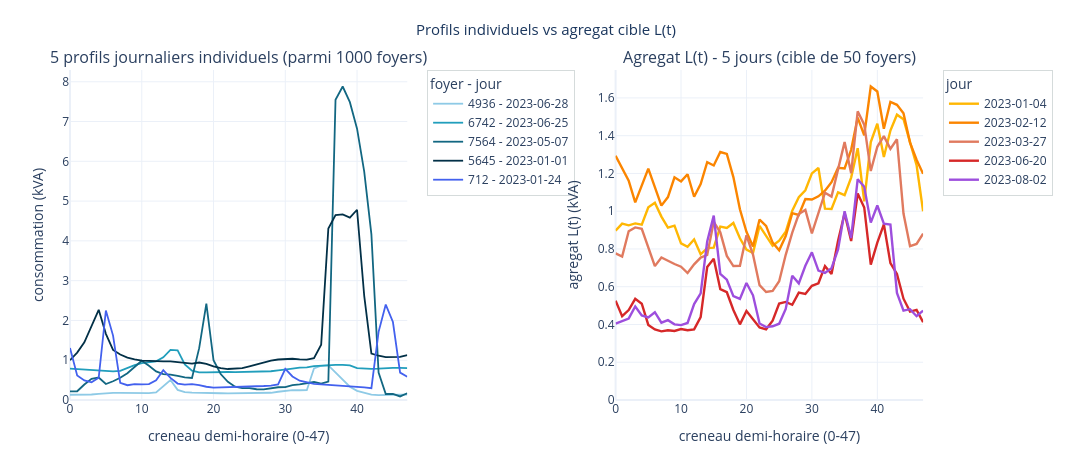

Here is the notebook cell this chart was saved with:
### Markdown cell above
## Profils individuels, agrégats

### Code cell
slots = np.arange(48)
SEED  = 0

prof = df_daily.sample(5, random_state=SEED)
days = df_agg.sample(5, random_state=SEED + 1).sort_index()

n_hh = df_daily.index.get_level_values('household_id').nunique()
fig = make_subplots(
    rows=1, cols=2,
    subplot_titles=(f"5 profils journaliers individuels (parmi {n_hh} foyers)",
                    f"Agregat L(t) - 5 jours (cible de {len(target_users)} foyers)"))

for i, ((hh, d), row) in enumerate(prof.iterrows()):
    fig.add_trace(go.Scatter(x=slots, y=row.values, mode='lines', legend='legend',
                  name=f"{hh} - {pd.to_datetime(d):%Y-%m-%d}",
                  line=dict(color=viz.PALETTE_PROFILS[i], width=1.8)), row=1, col=1)

for i, (d, row) in enumerate(days.iterrows()):
    fig.add_trace(go.Scatter(x=slots, y=row.values, mode='lines', legend='legend2',
                  name=f"{pd.to_datetime(d):%Y-%m-%d}",
                  line=dict(color=viz.PALETTE_AGG[i], width=2.4)), row=1, col=2)

fig.update_xaxes(domain=[0.00, 0.34], title_text="creneau demi-horaire (0-47)", row=1, col=1)
fig.update_xaxes(domain=[0.55, 0.86], title_text="creneau demi-horaire (0-47)", row=1, col=2)
fig.update_yaxes(rangemode='tozero', title_text="consommation (kVA)", row=1, col=1)
fig.update_yaxes(rangemode='tozero', title_text="agregat L(t) (kVA)",  row=1, col=2)
fig.layout.annotations[0].update(x=0.17,  xanchor='center')
fig.layout.annotations[1].update(x=0.705, xanchor='center')
fig.update_layout(
    height=460, width=1300, template='plotly_white',
    title=dict(text="Profils individuels vs agregat cible L(t)", x=0.5,
               font=dict(size=15, color=viz.COLOR_REAL)),
    legend =dict(title='foyer - jour', x=0.36, xanchor='left', y=1, yanchor='top',
                 bgcolor='rgba(255,255,255,0.9)', bordercolor='#d5dbdb', borderwidth=1),
    legend2=dict(title='jour',         x=0.88, xanchor='left', y=1, yanchor='top',
                 bgcolor='rgba(255,255,255,0.9)', bordercolor='#d5dbdb', borderwidth=1),
    margin=dict(t=70, b=60, l=70, r=30))
fig.show()

### Figure 1 — Plotly figure (JSON) as saved in the notebook; plotly's stock layout.template omitted (floating-point values rounded to 4 significant figures)
{"data": [{"legend": "legend", "line": {"color": "#8ecae6", "width": 1.8}, "mode": "lines", "name": "4936 - 2023-06-28", "type": "scatter", "x": [0, 1, 2, 3, 4, 5, 6, 7, 8, 9, 10, 11, 12, 13, 14, 15, 16, 17, 18, 19, 20, 21, 22, 23, 24, 25, 26, 27, 28, 29, 30, 31, 32, 33, 34, 35, 36, 37, 38, 39, 40, 41, 42, 43, 44, 45, 46, 47], "xaxis": "x", "y": [0.1326, 0.129, 0.1336, 0.1381, 0.1522, 0.1705, 0.18, 0.1809, 0.1756, 0.1702, 0.1682, 0.1707, 0.1906, 0.3361, 0.5017, 0.254, 0.199, 0.1876, 0.179, 0.176, 0.1721, 0.1695, 0.1652, 0.1649, 0.165, 0.1654, 0.1674, 0.1723, 0.1818, 0.2077, 0.2329, 0.2485, 0.2449, 0.2468, 0.7922, 0.8605, 0.8691, 0.6926, 0.4972, 0.334, 0.2289, 0.1824, 0.1336, 0.1231, 0.1316, 0.1325, 0.1329, 0.1327], "yaxis": "y"}, {"legend": "legend", "line": {"color": "#219ebc", "width": 1.8}, "mode": "lines", "name": "6742 - 2023-06-25", "type": "scatter", "x": [0, 1, 2, 3, 4, 5, 6, 7, 8, 9, 10, 11, 12, 13, 14, 15, 16, 17, 18, 19, 20, 21, 22, 23, 24, 25, 26, 27, 28, 29, 30, 31, 32, 33, 34, 35, 36, 37, 38, 39, 40, 41, 42, 43, 44, 45, 46, 47], "xaxis": "x", "y": [0.7867, 0.7761, 0.7666, 0.7603, 0.7379, 0.7257, 0.7207, 0.7328, 0.8072, 0.8742, 0.9293, 0.9541, 0.9715, 1.073, 1.259, 1.25, 0.8946, 0.7366, 0.6937, 0.6946, 0.7033, 0.7095, 0.7042, 0.7017, 0.7055, 0.7168, 0.73, 0.7298, 0.7229, 0.7444, 0.7587, 0.7902, 0.8144, 0.8201, 0.85, 0.8654, 0.877, 0.8832, 0.8843, 0.8722, 0.8023, 0.789, 0.7844, 0.787, 0.8008, 0.8064, 0.8064, 0.8001], "yaxis": "y"}, {"legend": "legend", "line": {"color": "#126782", "width": 1.8}, "mode": "lines", "name": "7564 - 2023-05-07", "type": "scatter", "x": [0, 1, 2, 3, 4, 5, 6, 7, 8, 9, 10, 11, 12, 13, 14, 15, 16, 17, 18, 19, 20, 21, 22, 23, 24, 25, 26, 27, 28, 29, 30, 31, 32, 33, 34, 35, 36, 37, 38, 39, 40, 41, 42, 43, 44, 45, 46, 47], "xaxis": "x", "y": [0.2172, 0.22, 0.3893, 0.5329, 0.5651, 0.4025, 0.4713, 0.5604, 0.6721, 0.8329, 0.9879, 0.8602, 0.7182, 0.6514, 0.6385, 0.6035, 0.5661, 0.5527, 1.303, 2.422, 1.002, 0.6535, 0.4571, 0.3351, 0.3009, 0.2985, 0.2705, 0.2695, 0.2964, 0.3202, 0.3247, 0.3732, 0.391, 0.4266, 0.4516, 0.414, 0.4639, 7.546, 7.881, 7.487, 6.821, 5.74, 4.164, 0.6892, 0.1516, 0.1555, 0.0895, 0.1685], "yaxis": "y"}, {"legend": "legend", "line": {"color": "#023047", "width": 1.8}, "mode": "lines", "name": "5645 - 2023-01-01", "type": "scatter", "x": [0, 1, 2, 3, 4, 5, 6, 7, 8, 9, 10, 11, 12, 13, 14, 15, 16, 17, 18, 19, 20, 21, 22, 23, 24, 25, 26, 27, 28, 29, 30, 31, 32, 33, 34, 35, 36, 37, 38, 39, 40, 41, 42, 43, 44, 45, 46, 47], "xaxis": "x", "y": [1.001, 1.192, 1.452, 1.858, 2.268, 1.662, 1.259, 1.143, 1.065, 1.024, 0.9899, 0.9859, 0.9729, 0.9703, 0.9698, 0.9577, 0.9376, 0.916, 0.9419, 0.9097, 0.8459, 0.7988, 0.7788, 0.7838, 0.8004, 0.8455, 0.8932, 0.9456, 0.9913, 1.018, 1.028, 1.037, 1.023, 1.017, 1.053, 1.392, 4.31, 4.649, 4.664, 4.584, 4.783, 2.619, 1.168, 1.113, 1.08, 1.082, 1.086, 1.13], "yaxis": "y"}, {"legend": "legend", "line": {"color": "#4361ee", "width": 1.8}, "mode": "lines", "name": "712 - 2023-01-24", "type": "scatter", "x": [0, 1, 2, 3, 4, 5, 6, 7, 8, 9, 10, 11, 12, 13, 14, 15, 16, 17, 18, 19, 20, 21, 22, 23, 24, 25, 26, 27, 28, 29, 30, 31, 32, 33, 34, 35, 36, 37, 38, 39, 40, 41, 42, 43, 44, 45, 46, 47], "xaxis": "x", "y": [1.31, 0.6157, 0.4918, 0.4442, 0.557, 2.25, 1.619, 0.4316, 0.3717, 0.3963, 0.3929, 0.3994, 0.4966, 0.7492, 0.5539, 0.4131, 0.3874, 0.3999, 0.3749, 0.3332, 0.3111, 0.3153, 0.3254, 0.33, 0.3295, 0.329, 0.3358, 0.3518, 0.3633, 0.3937, 0.7817, 0.5919, 0.4841, 0.4378, 0.4078, 0.3916, 0.3806, 0.3765, 0.3618, 0.3495, 0.3347, 0.3176, 0.297, 1.713, 2.399, 1.961, 0.6886, 0.584], "yaxis": "y"}, {"legend": "legend2", "line": {"color": "#ffb703", "width": 2.4}, "mode": "lines", "name": "2023-01-04", "type": "scatter", "x": [0, 1, 2, 3, 4, 5, 6, 7, 8, 9, 10, 11, 12, 13, 14, 15, 16, 17, 18, 19, 20, 21, 22, 23, 24, 25, 26, 27, 28, 29, 30, 31, 32, 33, 34, 35, 36, 37, 38, 39, 40, 41, 42, 43, 44, 45, 46, 47], "xaxis": "x2", "y": [0.8974, 0.9342, 0.9253, 0.9353, 0.9286, 1.021, 1.045, 0.9715, 0.9133, 0.9237, 0.8297, 0.8112, 0.8501, 0.7719, 0.8047, 0.8066, 0.9185, 0.9111, 0.9375, 0.8565, 0.7966, 0.7785, 0.9224, 0.8699, 0.8167, 0.8439, 0.8909, 1.003, 1.075, 1.111, 1.2, 1.229, 1.013, 1.012, 1.099, 1.085, 1.178, 1.334, 1.052, 1.366, 1.463, 1.287, 1.427, 1.511, 1.487, 1.366, 1.244, 0.9999], "yaxis": "y2"}, {"legend": "legend2", "line": {"color": "#fb8500", "width": 2.4}, "mode": "lines", "name": "2023-02-12", "type": "scatter", "x": [0, 1, 2, 3, 4, 5, 6, 7, 8, 9, 10, 11, 12, 13, 14, 15, 16, 17, 18, 19, 20, 21, 22, 23, 24, 25, 26, 27, 28, 29, 30, 31, 32, 33, 34, 35, 36, 37, 38, 39, 40, 41, 42, 43, 44, 45, 46, 47], "xaxis": "x2", "y": [1.294, 1.226, 1.161, 1.047, 1.138, 1.225, 1.127, 1.03, 1.075, 1.179, 1.158, 1.196, 1.076, 1.144, 1.26, 1.242, 1.314, 1.303, 1.181, 1.01, 0.8908, 0.8132, 0.9557, 0.9221, 0.8336, 0.7927, 0.8681, 0.9897, 0.9802, 1.064, 1.062, 1.079, 1.109, 1.154, 1.23, 1.227, 1.325, 1.496, 1.401, 1.661, 1.634, 1.436, 1.579, 1.563, 1.519, 1.363, 1.272, 1.198], "yaxis": "y2"}, {"legend": "legend2", "line": {"color": "#e07a5f", "width": 2.4}, "mode": "lines", "name": "2023-03-27", "type": "scatter", "x": [0, 1, 2, 3, 4, 5, 6, 7, 8, 9, 10, 11, 12, 13, 14, 15, 16, 17, 18, 19, 20, 21, 22, 23, 24, 25, 26, 27, 28, 29, 30, 31, 32, 33, 34, 35, 36, 37, 38, 39, 40, 41, 42, 43, 44, 45, 46, 47], "xaxis": "x2", "y": [0.7763, 0.7597, 0.8938, 0.9142, 0.9066, 0.8132, 0.709, 0.7547, 0.7355, 0.7204, 0.7063, 0.6725, 0.7185, 0.7543, 0.768, 0.9439, 0.8882, 0.7631, 0.7094, 0.7112, 0.8726, 0.77, 0.6082, 0.5719, 0.5783, 0.6289, 0.7691, 0.8865, 0.9848, 1.006, 0.8829, 0.9851, 1.098, 1.077, 1.23, 1.366, 1.201, 1.529, 1.459, 1.213, 1.341, 1.398, 1.33, 1.381, 0.9876, 0.815, 0.8262, 0.881], "yaxis": "y2"}, {"legend": "legend2", "line": {"color": "#d62828", "width": 2.4}, "mode": "lines", "name": "2023-06-20", "type": "scatter", "x": [0, 1, 2, 3, 4, 5, 6, 7, 8, 9, 10, 11, 12, 13, 14, 15, 16, 17, 18, 19, 20, 21, 22, 23, 24, 25, 26, 27, 28, 29, 30, 31, 32, 33, 34, 35, 36, 37, 38, 39, 40, 41, 42, 43, 44, 45, 46, 47], "xaxis": "x2", "y": [0.5259, 0.4444, 0.4763, 0.5359, 0.5099, 0.3979, 0.3734, 0.3634, 0.3695, 0.3656, 0.3759, 0.3692, 0.3738, 0.4388, 0.7045, 0.7479, 0.5873, 0.5709, 0.477, 0.4006, 0.4711, 0.4295, 0.3846, 0.3742, 0.4198, 0.5104, 0.5195, 0.5044, 0.5685, 0.5619, 0.6047, 0.6183, 0.709, 0.667, 0.8434, 0.9892, 0.8418, 1.094, 1.02, 0.7171, 0.834, 0.9306, 0.725, 0.6676, 0.5366, 0.4684, 0.4774, 0.4118], "yaxis": "y2"}, {"legend": "legend2", "line": {"color": "#9d4edd", "width": 2.4}, "mode": "lines", "name": "2023-08-02", "type": "scatter", "x": [0, 1, 2, 3, 4, 5, 6, 7, 8, 9, 10, 11, 12, 13, 14, 15, 16, 17, 18, 19, 20, 21, 22, 23, 24, 25, 26, 27, 28, 29, 30, 31, 32, 33, 34, 35, 36, 37, 38, 39, 40, 41, 42, 43, 44, 45, 46, 47], "xaxis": "x2", "y": [0.4043, 0.4163, 0.4315, 0.4956, 0.4483, 0.4377, 0.4651, 0.4094, 0.4227, 0.4006, 0.3967, 0.4081, 0.508, 0.5644, 0.8395, 0.9769, 0.6684, 0.6371, 0.55, 0.5351, 0.6195, 0.5545, 0.4051, 0.3862, 0.3904, 0.4041, 0.4822, 0.6583, 0.6177, 0.711, 0.7822, 0.6854, 0.6734, 0.6985, 0.7977, 0.9998, 0.8581, 1.17, 1.129, 0.9396, 1.03, 0.9342, 0.9291, 0.5669, 0.4735, 0.4809, 0.4438, 0.4734], "yaxis": "y2"}], "layout": {"annotations": [{"font": {"size": 16}, "showarrow": false, "text": "5 profils journaliers individuels (parmi 1000 foyers)", "x": 0.17, "xanchor": "center", "xref": "paper", "y": 1, "yanchor": "bottom", "yref": "paper"}, {"font": {"size": 16}, "showarrow": false, "text": "Agregat L(t) - 5 jours (cible de 50 foyers)", "x": 0.705, "xanchor": "center", "xref": "paper", "y": 1, "yanchor": "bottom", "yref": "paper"}], "height": 460, "legend": {"bgcolor": "rgba(255,255,255,0.9)", "bordercolor": "#d5dbdb", "borderwidth": 1, "title": {"text": "foyer - jour"}, "x": 0.36, "xanchor": "left", "y": 1, "yanchor": "top"}, "legend2": {"bgcolor": "rgba(255,255,255,0.9)", "bordercolor": "#d5dbdb", "borderwidth": 1, "title": {"text": "jour"}, "x": 0.88, "xanchor": "left", "y": 1, "yanchor": "top"}, "margin": {"b": 60, "l": 70, "r": 30, "t": 70}, "title": {"font": {"color": "#1a365d", "size": 15}, "text": "Profils individuels vs agregat cible L(t)", "x": 0.5}, "width": 1300, "xaxis": {"anchor": "y", "autorange": true, "domain": [0, 0.34], "range": [0, 47], "title": {"text": "creneau demi-horaire (0-47)"}, "type": "linear"}, "xaxis2": {"anchor": "y2", "autorange": true, "domain": [0.55, 0.86], "range": [0, 47], "title": {"text": "creneau demi-horaire (0-47)"}, "type": "linear"}, "yaxis": {"anchor": "x", "autorange": true, "domain": [0, 1], "range": [0, 8.295], "rangemode": "tozero", "title": {"text": "consommation (kVA)"}, "type": "linear"}, "yaxis2": {"anchor": "x2", "autorange": true, "domain": [0, 1], "range": [0, 1.748], "rangemode": "tozero", "title": {"text": "agregat L(t) (kVA)"}, "type": "linear"}}}
